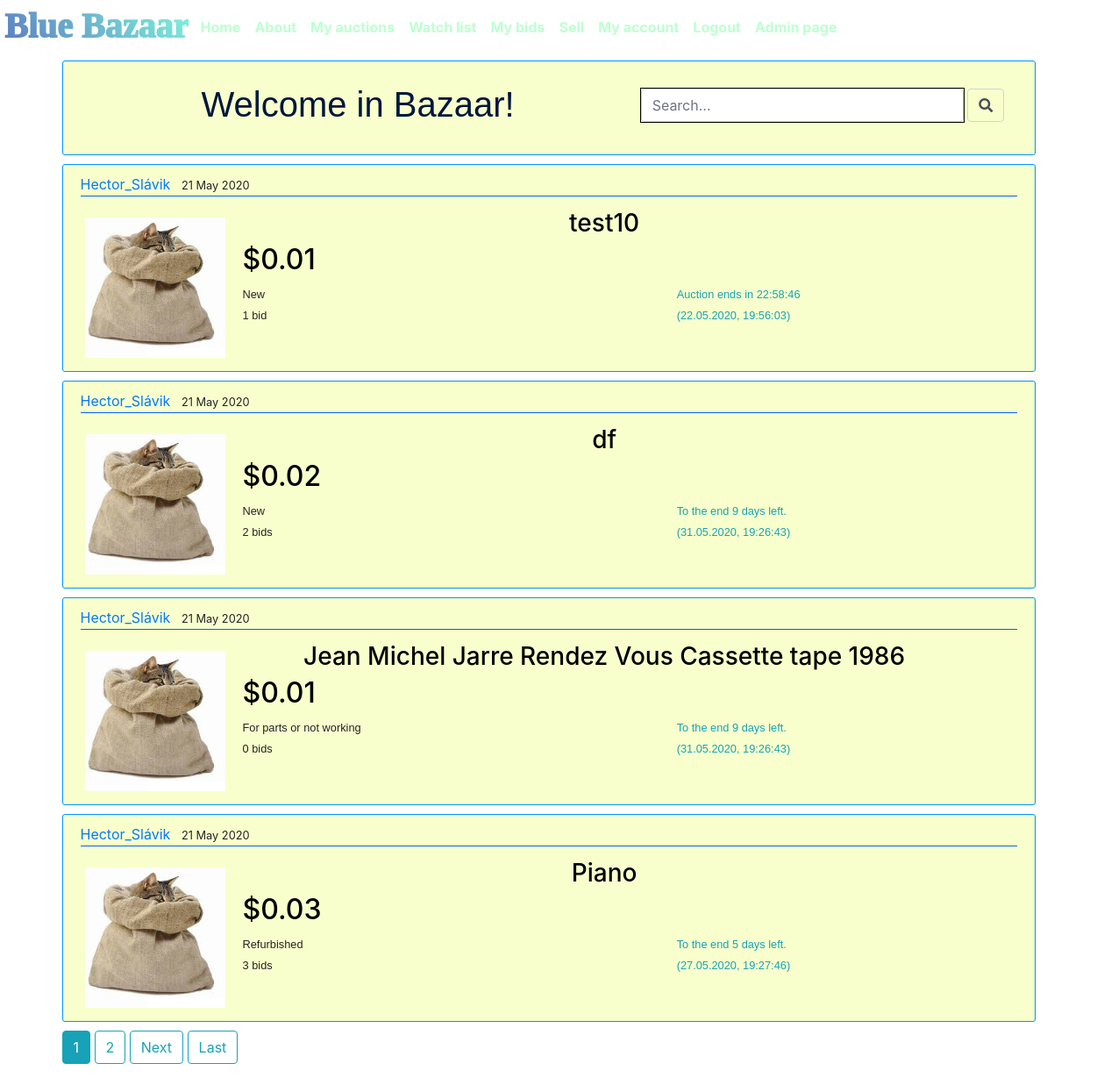
The app's page / (signed in) with its own data.
### bazaar/models.py (models this page shows, shortened)
class Item(models.Model):
    merchant      = models.ForeignKey(User, on_delete=models.CASCADE)  # , null=True, blank=True
    title         = models.CharField(max_length=200)
    slug          = models.SlugField(unique=True)
    description   = models.TextField(default='')
    date_posted   = models.DateTimeField('date published', auto_now_add=True)
    price         = models.DecimalField(
        'price', max_digits=8, decimal_places=2, default=0,
        validators=[MinValueValidator(0, "Are you OK?! Price can\'t be lesser than %(limit_value)s!")]
    )
    end_of_auction = models.DateTimeField(
        'end of auction',
        default=timezone.now()+datetime.timedelta(days=10),
        validators=[MinValueValidator(
            timezone.now(),
            "You can\'t set end of auction in the past."
        )]
    )
    watch_list    = models.ManyToManyField(
        settings.AUTH_USER_MODEL, blank=True, related_name='item_watch_list'
    )
    class Condition(models.TextChoices):
        NEW = 'NEW', _('New')
        USED = 'USE', _('Used')
        REFURBISHED = 'REF', _('Refurbished')
        NOT_WORKING = 'NOT', _('For parts or not working')
    condition = models.CharField(
        'condition',
        max_length=3,
        choices=Condition.choices,
        default=Condition.USED,
    )
    main_image = models.ImageField(
        'thumbnail', default='default_item.jpg', upload_to=get_path_for_my_model_file
    )
    def remaining_time(self):
        return (self.end_of_auction - timezone.now()).days
    remaining_time.admin_order_field = 'remaining_time'
    remaining_time.short_description = 'How much time is left?'

### bazaar/views.py (the view)
# urls.py: path('', ItemListView.as_view(), name='bazaar-home'),
class ItemListView(generic.ListView):
    model = Item
    template_name = 'bazaar/home.html' # <APP>/<MODEL>_<VIEWTYPE>.HTML
    context_object_name = 'posts'  # def: home
    ordering = '-date_posted'
    paginate_by = 4
    def get_queryset(self):
        queryset = Item.objects.all().order_by('-date_posted')
        title_contains_query = self.request.GET.get('title_contains')
        if title_contains_query != '' and title_contains_query is not None:
            queryset = queryset.filter(Q(title__icontains=title_contains_query)).order_by('-date_posted')
        return queryset

### bazaar/templatetags/bazaar_tags.py (called while the page is built)
@register.filter
def left_time(date):
    delta = date - timezone.now()
    if delta.days < 0:
        return 0
    if delta.days == 1:
        return "To the end left %s day" % delta.days
    minutes = int((delta.seconds % 3600)/60)
    hours = int(delta.seconds/3600)
    if delta.days < 1:
        return "To the end %s hours and %s minutes left." %(hours, minutes)
    return "To the end %s days left" %delta.days

@register.filter
def number_of_bids(item):
    count = models.Bid.objects.filter(item=item).count()
    if (count==1):
        noun = "bid"
    else:
        noun = "bids"
    return "%s %s" %(count, noun)

### bazaar/templates/bazaar/home.html
{% extends "bazaar/auction_list.html" %}
{% load static %}
{% load bazaar_tags %}
{% block header %}
<article class="parent content-section"  style="margin-top: 5px;  ">
  <div class="column main">
      <h1 class="header-center">Welcome in Bazaar! </h1>
  </div>
  <div class="sidebar wrapper centering" style="margin-top: 15px; ">
      <form method="GET" action=".">
      <input style="display: inline-block;" type="search" class=" form-control "  id="id_title_contains" name="title_contains" placeholder="Search...">
      <button style="display: inline-block;" type="submit" class="input-group-text bg-transparent cosmicbutton"><i class="fa fa-search"></i></button>
      </form>
  </div>
</article>
{% endblock %}

### bazaar/templates/bazaar/auction_list.html (shortened to what this page needs)
{% extends "bazaar/base.html" %}
{% load static %}
{% load bazaar_tags %}
{% block content %}
{% block header %}{% endblock %}
  {% if posts %}
  {% for post in posts %}
 <article class="media content-section">
 <div class="media-body">
        <div class="article-metadata">
          <a class="mr-2" href="{% url 'merchant-items' post.merchant.username %}">{{ post.merchant }}</a>
          <small class="mr-3">{{ post.date_posted|date:"d F Y" }}</small>
        </div>
    <div class="auction">
      <div class="auction-image auction-image-main">
          <a class="article-title" href="{% url 'item-detail' post.slug %}">
            <img  src="{{ post.main_image.url }}">
          </a>
      </div>
      <div class="media-body auction-detail">
        <h3><a class="article-title" href="{% url 'item-detail' post.slug %}">{{ post.title }}</a></h3>
        <h2 class="article-title">${{ post.price }}</h2>
        <table class="content-table">
          <tr class="content-table">
            <th class="content-table">
                <small>{{ post.get_condition_display }}</small>
            </th>
            <th class="content-table" style="width: 50%;">
              {% if post.end_of_auction|left_time == 0 %}
                <small class="mr-3 text-danger" > The auction has ended. </small>
                {% else %}
                <small class="mr-3 text-info" id="post_{{ post.id }}" start="{{ post.end_of_auction.isoformat }}"></small>
              {% endif %}
            </th>
          </tr>
          <tr class="content-table">
            <td class="content-table">
                <small>{{ post|number_of_bids }}</small>
            </td>
            <td class="content-table">
              {% if post.end_of_auction|left_time == 0 %}
                <small class="mr-3 text-danger">({{ post.end_of_auction|date:"d.m.Y, H:i:s" }})</small>
              {% else %}
                <small class="mr-3 text-info">({{ post.end_of_auction|date:"d.m.Y, H:i:s" }})</small>
              {% endif %}
            </td>
          </tr>
        </table>
      </div>
    </div>
 </div>
 </article>
  {% endfor %}
  {% endif %}
    {% if is_paginated %}
    {% for num in page_obj.paginator.page_range %}
      {% if page_obj.number == num %}
        <a class="btn btn-info mb-4" href="?page={{ num }}">{{ num }}</a>
      {% elif num > page_obj.number|add:'-3' and num < page_obj.number|add:'3' %}
        <a class="btn btn-outline-info mb-4" href="?page={{ num }}">{{ num }}</a>
      {% endif %}
    {% endfor %}
    {% if page_obj.has_next %}
    <a class="btn btn-outline-info mb-4" href="?page={{ page_obj.next_page_number }}">Next</a>
    <a class="btn btn-outline-info mb-4" href="?page={{ page_obj.paginator.num_pages }}">Last</a>
    {% endif %}
    {% endif %}
{% endblock content %}

### bazaar/static/bazaar/main.css (style rules this page uses)
body { background: white url("images/background.jpg") no-repeat center center fixed; -webkit-background-size: cover; -moz-background-size: cover; -o-background-size: cover; background-size: cover; }
h1, h2, h3, h4, h5, h6 { color: #00173d; }
.content-section { background: rgba(235, 255, 87, 0.3); padding: 10px 20px; border: 1px solid #0095ff; border-radius: 3px; margin-bottom: 10px; margin-top: 10px; clear:both; }
.article-title { color: #000000; }
.article-metadata { padding-bottom: 1px; margin-bottom: 4px; border-bottom: 1px solid #0062ff }
.header-center { text-align: center; }
.centering { align:center; text-align:center; margin: auto; clear:both; }
*, *:after, *:before { -webkit-box-sizing: border-box; -moz-box-sizing: border-box; box-sizing: border-box; }
.parent { padding: 15px; }
.parent:after { clear: both; content: ""; display: block; }
.column { display: block; float: left; width: 100%; padding: 10px; font-family: Arial; font-size: 45px; }
.sidebar { width: 85%; margin-left: auto; margin-right: auto; }
@media only screen and (min-width: 770px) { .main { width: 59.66%; } }
@media only screen and (min-width: 770px) { .sidebar { width: 34.33%; } }
.wrapper { white-space: nowrap; border:1px solid #000; display:inline-block; }
table { font-family: arial, sans-serif; border-collapse: collapse; width: 100%; }
.content-table { border: 0px; text-align: left; padding: 0px; }
td, th { border: 1px solid rgb(41, 106, 252); text-align: left; padding: 8px; }

### bazaar/static/bazaar/auction-elements-order.css (style rules this page uses)
.auction-image-main { position: relative; overflow: hidden; margin: auto; display: block; }
.auction-image-main img { width: 100%; height: 100%; padding: 0px; }
*, *:after, *:before { -webkit-box-sizing: border-box; -moz-box-sizing: border-box; box-sizing: border-box; }
.auction { padding: 5px; }
.auction:after { clear: both; content: ""; display: table; }
.auction-image { width: 90%; height: auto; max-height:430px; }
.auction-detail { width: 100%; margin-top: -25px; padding: 10%; }
.auction-detail table { width: 120%; margin: 0 auto; }
.auction-detail h3 { align:center; text-align:center; padding: 5px; margin: auto; }
@media only screen and (min-width: 610px) { .auction-image { position: relative; width: 160px; height: 160px; float: left; margin-right: 20px; margin-top: 15px; overflow: hidden; } }
@media only screen and (min-width: 610px) { .auction-detail { padding: 0%; width: 60%; float: left; display: inline-block; margin-right: 0px; margin-top: 0px; } }
@media only screen and (min-width: 992px) { .auction-detail { width: 78%; } }

### records on screen
Item: merchant "Hector_Slávik", date_posted "21 May 2020", main_image (placeholder picture), title "test10", price "0.01", condition "New", id "1 bid", end_of_auction "22.05.2020, 19:56:03"
Item: merchant "Hector_Slávik", date_posted "21 May 2020", main_image (placeholder picture), title "df", price "0.02", condition "New", id "2 bids", end_of_auction "31.05.2020, 19:26:43"
Item: merchant "Hector_Slávik", date_posted "21 May 2020", main_image (placeholder picture), title "Jean Michel Jarre Rendez Vous Cassette tape 1986", price "0.01", condition "For parts or not working", id "0 bids", end_of_auction "31.05.2020, 19:26:43"
Item: merchant "Hector_Slávik", date_posted "21 May 2020", main_image (placeholder picture), title "Piano", price "0.03", condition "Refurbished", id "3 bids", end_of_auction "27.05.2020, 19:27:46"

### other values on screen
{{ num }} "1"
{{ num }} "2"
